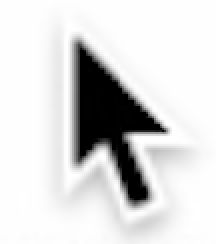
#> input picture screenshots/templates/apple_mouse_default_pointer_template.png, 108 x 122 px (shown 2 times larger)
$ python process_template.py
#> lines starting #> are read from the running program, lines starting #| are printed output that depends on the picture; after the words box and inside, x2 and y2 are one past the last pixel; in counts of white or black regions, pixels touching at a corner belong together
import cv2
import numpy as np

# Load the image
image = cv2.imread("screenshots/templates/apple_mouse_default_pointer_template.png")
#> image is the input picture: shape (122, 108, 3); mean B, G, R 217.1, 217.1, 217.1

# Convert image to grayscale
gray = cv2.cvtColor(image, cv2.COLOR_BGR2GRAY)

# Threshold the image to find pure white areas
# Note: 255 is the value for pure white in grayscale
_, mask = cv2.threshold(gray, 195, 255, cv2.THRESH_BINARY)
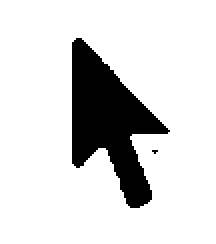
#> mask: shape (122, 108) (shown 2 times larger); 84.8% white; 2 black regions (1 under 20 px), largest, box (x1, y1, x2, y2) and area: (36, 19, 85, 104) 1998

# Invert the mask so pure white is 0 (black)
mask_inv = cv2.bitwise_not(mask)

# Convert the mask back to BGR format to combine with original
mask_inv_bgr = cv2.cvtColor(mask_inv, cv2.COLOR_GRAY2BGR)

# Apply the mask to the original image
final_image = cv2.bitwise_and(image, mask_inv_bgr)
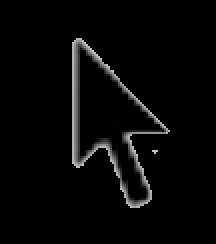
#> final_image: shape (122, 108, 3) (shown 2 times larger); min 0, max 195, mean 7

# Save the resulting image
cv2.imwrite("image_with_black_background.png", final_image)

# Optionally display the image
cv2.imshow("Image with Black Background", final_image)
cv2.waitKey(0)
cv2.destroyAllWindows()

$ run again, with screenshots/templates/apple_hand_template.png copied over screenshots/templates/apple_mouse_default_pointer_template.png
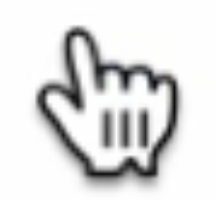
#> input picture screenshots/templates/apple_hand_template.png, 216 x 200 px
#> image is the input picture: shape (200, 216, 3); mean B, G, R 222.4, 222.3, 222.3
#> `_, mask = cv2.threshold(gray, 195, 255, cv2.THRESH_BINARY)`:
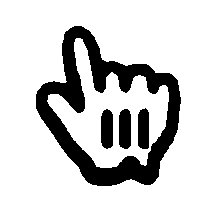
#> mask: shape (200, 216); 80% white; 4 black regions, box (x1, y1, x2, y2) and area: (36, 26, 181, 186) 7347, (119, 109, 131, 149) 443, (101, 109, 113, 149) 432, (138, 108, 149, 149) 419
#> `final_image = cv2.bitwise_and(image, mask_inv_bgr)`:
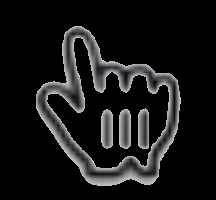
#> final_image: shape (200, 216, 3); mean B, G, R 23.4, 23.3, 23.3

$ run again, with screenshots/templates/apple_text_selection_template.png copied over screenshots/templates/apple_mouse_default_pointer_template.png
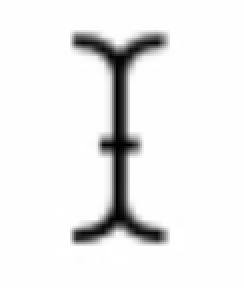
#> input picture screenshots/templates/apple_text_selection_template.png, 122 x 144 px (shown 2 times larger)
#> image is the input picture: shape (144, 122, 3); min 0, max 255, mean 236.1
#> `_, mask = cv2.threshold(gray, 195, 255, cv2.THRESH_BINARY)`:
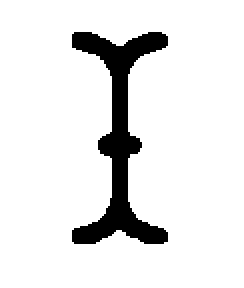
#> mask: shape (144, 122) (shown 2 times larger); 90.3% white; 1 black region, box (x1, y1, x2, y2) and area: (36, 16, 84, 122) 1710
#> `final_image = cv2.bitwise_and(image, mask_inv_bgr)`:
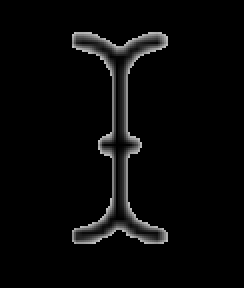
#> final_image: shape (144, 122, 3) (shown 2 times larger); min 0, max 195, mean 8.1
